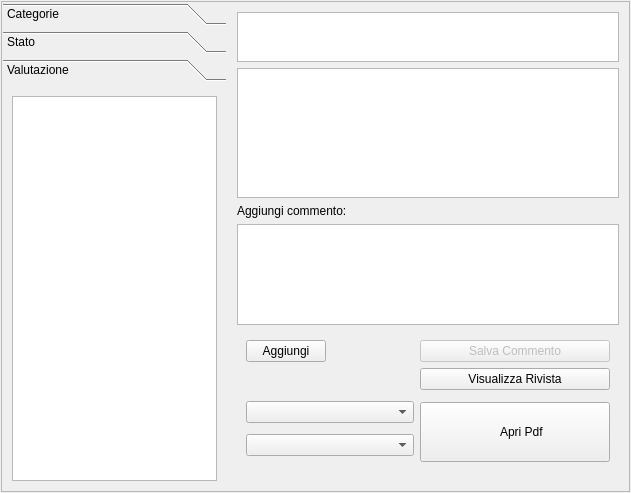
<?xml version="1.0" encoding="UTF-8"?>
<ui version="4.0">
 <class>BookmarkGui</class>
 <widget class="QDialog" name="BookmarkGui">
  <property name="geometry">
   <rect>
    <x>0</x>
    <y>0</y>
    <width>631</width>
    <height>493</height>
   </rect>
  </property>
  <property name="windowTitle">
   <string>Dialog</string>
  </property>
  <layout class="QGridLayout" name="gridLayout">
   <property name="margin">
    <number>1</number>
   </property>
   <property name="spacing">
    <number>1</number>
   </property>
   <item row="0" column="1">
    <widget class="QScrollArea" name="scrollArea">
     <property name="widgetResizable">
      <bool>true</bool>
     </property>
     <widget class="QWidget" name="scrollAreaWidgetContents">
      <property name="geometry">
       <rect>
        <x>0</x>
        <y>0</y>
        <width>623</width>
        <height>485</height>
       </rect>
      </property>
      <layout class="QHBoxLayout" name="horizontalLayout">
       <property name="spacing">
        <number>2</number>
       </property>
       <property name="margin">
        <number>1</number>
       </property>
       <item>
        <widget class="QToolBox" name="toolBox">
         <property name="sizePolicy">
          <sizepolicy hsizetype="Preferred" vsizetype="Preferred">
           <horstretch>0</horstretch>
           <verstretch>0</verstretch>
          </sizepolicy>
         </property>
         <property name="minimumSize">
          <size>
           <width>200</width>
           <height>300</height>
          </size>
         </property>
         <property name="currentIndex">
          <number>2</number>
         </property>
         <widget class="QWidget" name="page_1">
          <property name="geometry">
           <rect>
            <x>0</x>
            <y>0</y>
            <width>209</width>
            <height>391</height>
           </rect>
          </property>
          <attribute name="icon">
           <iconset resource="crystal.qrc">
            <normaloff>:/icons/crystal/1rightarrow-256.png</normaloff>:/icons/crystal/1rightarrow-256.png</iconset>
          </attribute>
          <attribute name="label">
           <string>Categorie</string>
          </attribute>
          <layout class="QVBoxLayout" name="verticalLayout">
           <item>
            <widget class="QPushButton" name="mainFavoritesMenu">
             <property name="text">
              <string>Azioni</string>
             </property>
            </widget>
           </item>
           <item>
            <widget class="QTreeWidget" name="treeCategorie">
             <property name="alternatingRowColors">
              <bool>true</bool>
             </property>
             <property name="columnCount">
              <number>1</number>
             </property>
             <attribute name="headerVisible">
              <bool>false</bool>
             </attribute>
             <column>
              <property name="text">
               <string>Preferiti</string>
              </property>
             </column>
            </widget>
           </item>
          </layout>
         </widget>
         <widget class="QWidget" name="page_2">
          <property name="geometry">
           <rect>
            <x>0</x>
            <y>0</y>
            <width>209</width>
            <height>391</height>
           </rect>
          </property>
          <attribute name="label">
           <string>Stato</string>
          </attribute>
          <layout class="QVBoxLayout" name="verticalLayout_2">
           <item>
            <widget class="QTreeWidget" name="treeStates">
             <attribute name="headerVisible">
              <bool>false</bool>
             </attribute>
             <column>
              <property name="text">
               <string notr="true">1</string>
              </property>
             </column>
            </widget>
           </item>
          </layout>
         </widget>
         <widget class="QWidget" name="page_3">
          <property name="geometry">
           <rect>
            <x>0</x>
            <y>0</y>
            <width>209</width>
            <height>391</height>
           </rect>
          </property>
          <attribute name="label">
           <string>Valutazione</string>
          </attribute>
          <layout class="QVBoxLayout" name="verticalLayout_3">
           <item>
            <widget class="QTreeWidget" name="treeWidget_3">
             <attribute name="headerVisible">
              <bool>false</bool>
             </attribute>
             <column>
              <property name="text">
               <string notr="true">1</string>
              </property>
             </column>
            </widget>
           </item>
          </layout>
         </widget>
        </widget>
       </item>
       <item>
        <widget class="QFrame" name="frame">
         <property name="minimumSize">
          <size>
           <width>400</width>
           <height>0</height>
          </size>
         </property>
         <property name="frameShape">
          <enum>QFrame::NoFrame</enum>
         </property>
         <property name="frameShadow">
          <enum>QFrame::Plain</enum>
         </property>
         <layout class="QVBoxLayout">
          <item>
           <widget class="QTextBrowser" name="Title">
            <property name="minimumSize">
             <size>
              <width>0</width>
              <height>50</height>
             </size>
            </property>
            <property name="maximumSize">
             <size>
              <width>16777215</width>
              <height>90</height>
             </size>
            </property>
           </widget>
          </item>
          <item>
           <widget class="QTextBrowser" name="Abstract">
            <property name="minimumSize">
             <size>
              <width>0</width>
              <height>130</height>
             </size>
            </property>
            <property name="maximumSize">
             <size>
              <width>16777215</width>
              <height>150</height>
             </size>
            </property>
           </widget>
          </item>
          <item>
           <spacer name="verticalSpacer">
            <property name="orientation">
             <enum>Qt::Vertical</enum>
            </property>
            <property name="sizeHint" stdset="0">
             <size>
              <width>20</width>
              <height>40</height>
             </size>
            </property>
           </spacer>
          </item>
          <item>
           <widget class="QLabel" name="label">
            <property name="text">
             <string>Aggiungi commento:</string>
            </property>
           </widget>
          </item>
          <item>
           <widget class="QTextEdit" name="Comments">
            <property name="enabled">
             <bool>true</bool>
            </property>
            <property name="minimumSize">
             <size>
              <width>0</width>
              <height>100</height>
             </size>
            </property>
            <property name="acceptRichText">
             <bool>false</bool>
            </property>
            <property name="textInteractionFlags">
             <set>Qt::LinksAccessibleByKeyboard|Qt::LinksAccessibleByMouse|Qt::TextBrowserInteraction|Qt::TextEditable|Qt::TextEditorInteraction|Qt::TextSelectableByKeyboard|Qt::TextSelectableByMouse</set>
            </property>
           </widget>
          </item>
          <item>
           <widget class="QFrame" name="frame_2">
            <property name="minimumSize">
             <size>
              <width>0</width>
              <height>150</height>
             </size>
            </property>
            <property name="frameShape">
             <enum>QFrame::NoFrame</enum>
            </property>
            <property name="frameShadow">
             <enum>QFrame::Raised</enum>
            </property>
            <layout class="QGridLayout" name="gridLayout_2">
             <item row="1" column="0">
              <widget class="QPushButton" name="AddFavorite">
               <property name="maximumSize">
                <size>
                 <width>16777215</width>
                 <height>16777215</height>
                </size>
               </property>
               <property name="text">
                <string>Aggiungi</string>
               </property>
               <property name="icon">
                <iconset resource="crystal.qrc">
                 <normaloff>:/icons/crystal/1leftarrow-256.png</normaloff>:/icons/crystal/1leftarrow-256.png</iconset>
               </property>
              </widget>
             </item>
             <item row="1" column="1">
              <spacer name="horizontalSpacer">
               <property name="orientation">
                <enum>Qt::Horizontal</enum>
               </property>
               <property name="sizeHint" stdset="0">
                <size>
                 <width>40</width>
                 <height>20</height>
                </size>
               </property>
              </spacer>
             </item>
             <item row="7" column="2">
              <widget class="QPushButton" name="OpenPDF">
               <property name="minimumSize">
                <size>
                 <width>0</width>
                 <height>60</height>
                </size>
               </property>
               <property name="text">
                <string>    Apri Pdf</string>
               </property>
               <property name="icon">
                <iconset resource="crystal.qrc">
                 <normaloff>:/icons/crystal/pdf_icon.jpg</normaloff>:/icons/crystal/pdf_icon.jpg</iconset>
               </property>
               <property name="iconSize">
                <size>
                 <width>40</width>
                 <height>40</height>
                </size>
               </property>
              </widget>
             </item>
             <item row="3" column="2">
              <widget class="QPushButton" name="OpenReview">
               <property name="minimumSize">
                <size>
                 <width>190</width>
                 <height>0</height>
                </size>
               </property>
               <property name="text">
                <string>Visualizza Rivista</string>
               </property>
              </widget>
             </item>
             <item row="1" column="2">
              <widget class="QPushButton" name="SaveComment">
               <property name="enabled">
                <bool>false</bool>
               </property>
               <property name="text">
                <string>Salva Commento</string>
               </property>
              </widget>
             </item>
             <item row="12" column="2">
              <spacer name="verticalSpacer_2">
               <property name="orientation">
                <enum>Qt::Vertical</enum>
               </property>
               <property name="sizeHint" stdset="0">
                <size>
                 <width>20</width>
                 <height>40</height>
                </size>
               </property>
              </spacer>
             </item>
             <item row="6" column="0" rowspan="2" colspan="2">
              <layout class="QVBoxLayout" name="verticalLayout_4">
               <item>
                <widget class="QComboBox" name="Evaluation">
                 <property name="locale">
                  <locale language="Italian" country="Switzerland"/>
                 </property>
                 <property name="editable">
                  <bool>false</bool>
                 </property>
                </widget>
               </item>
               <item>
                <widget class="QComboBox" name="State"/>
               </item>
              </layout>
             </item>
            </layout>
           </widget>
          </item>
         </layout>
        </widget>
       </item>
      </layout>
     </widget>
    </widget>
   </item>
  </layout>
 </widget>
 <resources>
  <include location="crystal.qrc"/>
 </resources>
 <connections/>
</ui>
